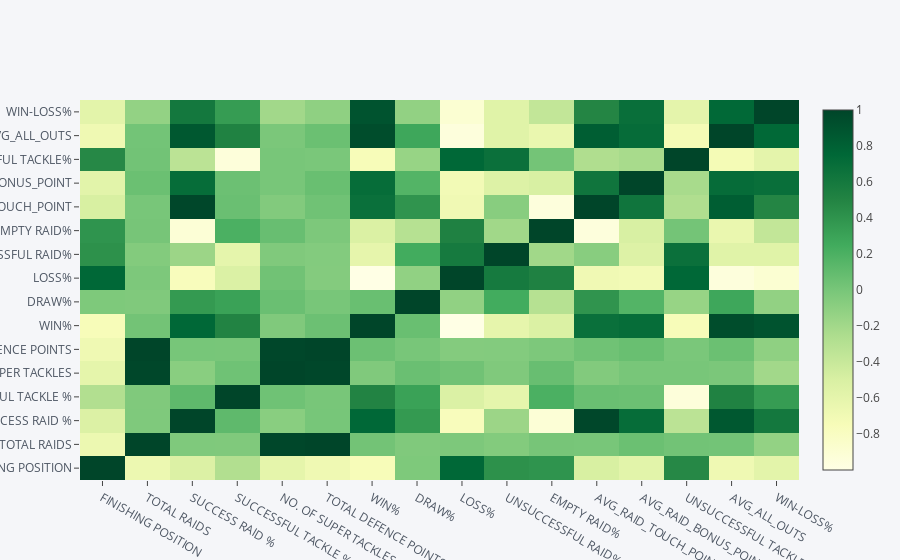

Source (notebook cell):
### Code cell
df6.corr().iplot(kind='heatmap',colorscale='ylgn')

### Figure 1 — Plotly figure (JSON) as saved in the notebook; plotly's stock layout.template omitted (floating-point values rounded to 4 significant figures; data arrays with more than 128 entries replaced by an {"elided": "..."} marker saying what was removed)
{"data": [{"colorscale": [[0, "rgb(255,255,229)"], [0.125, "rgb(247,252,185)"], [0.25, "rgb(217,240,163)"], [0.375, "rgb(173,221,142)"], [0.5, "rgb(120,198,121)"], [0.625, "rgb(65,171,93)"], [0.75, "rgb(35,132,67)"], [0.875, "rgb(0,104,55)"], [1, "rgb(0,69,41)"]], "type": "heatmap", "uid": "7066006e-552c-4961-8d16-0da5b40b6013", "x": ["FINISHING POSITION", "TOTAL RAIDS", "SUCCESS RAID %", "SUCCESSFUL TACKLE %", "NO. OF SUPER TACKLES", "TOTAL DEFENCE POINTS", "WIN%", "DRAW%", "LOSS%", "UNSUCCESSFUL RAID%", "EMPTY RAID%", "AVG_RAID_TOUCH_POINT", "AVG_RAID_BONUS_POINT", "UNSUCCESSFUL TACKLE%", "AVG_ALL_OUTS", "WIN-LOSS%"], "y": ["FINISHING POSITION", "TOTAL RAIDS", "SUCCESS RAID %", "SUCCESSFUL TACKLE %", "NO. OF SUPER TACKLES", "TOTAL DEFENCE POINTS", "WIN%", "DRAW%", "LOSS%", "UNSUCCESSFUL RAID%", "EMPTY RAID%", "AVG_RAID_TOUCH_POINT", "AVG_RAID_BONUS_POINT", "UNSUCCESSFUL TACKLE%", "AVG_ALL_OUTS", "WIN-LOSS%"], "z": {"elided": "16x16 float values"}, "zmax": 1, "zmin": -0.9988}], "layout": {"legend": {"bgcolor": "#F5F6F9", "font": {"color": "#4D5663"}}, "paper_bgcolor": "#F5F6F9", "plot_bgcolor": "#F5F6F9", "title": {"font": {"color": "#4D5663"}}, "xaxis": {"gridcolor": "#E1E5ED", "showgrid": true, "tickfont": {"color": "#4D5663"}, "title": {"font": {"color": "#4D5663"}, "text": ""}, "zerolinecolor": "#E1E5ED"}, "yaxis": {"gridcolor": "#E1E5ED", "showgrid": true, "tickfont": {"color": "#4D5663"}, "title": {"font": {"color": "#4D5663"}, "text": ""}, "zerolinecolor": "#E1E5ED"}}}
